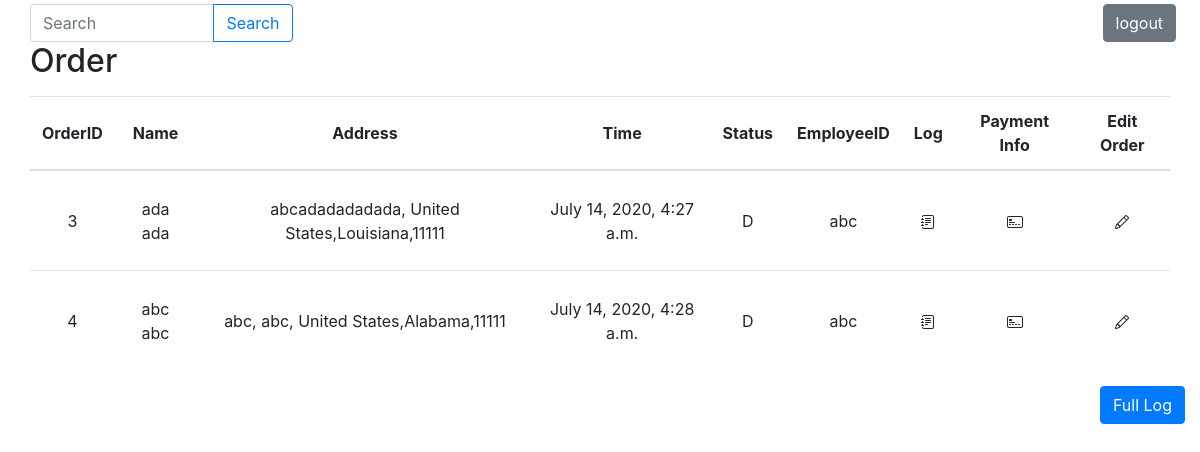
Screenshot of /adminDB/mainTable (signed in) with the database file from the repository.
### shopping/models.py (models this page shows, shortened)
class Order(models.Model):
  order_id = models.AutoField(primary_key = True)
  receiver_first = models.CharField(max_length = 50)
  receiver_last = models.CharField(max_length = 50)
  receiver_address = models.CharField(max_length = 100)
  receiver_addresstwo = models.CharField(max_length = 100,blank=True, null=True)
  receiver_country = models.CharField(max_length = 20)
  receiver_state = models.CharField(max_length = 20)
  receiver_zip = models.CharField(max_length = 5)
  product_list = models.TextField(null=True) # JSON-serialized (text)
  Time = models.DateTimeField(auto_now=True)
  status_choice = [
    ('P', 'Processing'),
    ('C', 'Completed'),
    ('D', 'Deleted')
  ]
  status = models.CharField(max_length=1,choices=status_choice,default='P')
  admin = models.CharField(max_length=10,blank=True, null=True)

### adminDB/views.py (the view)
# urls.py: path('mainTable', views.mainTable, name='mainTable'),
@login_required
def mainTable(request):
  orders = Order.objects.all()
  return render(request, 'mainTable.html', {'order': orders})

### adminDB/templates/mainTable.html (shortened to what this page needs)
{% extends "adminbase.html" %}
{% block content %}
<div class="container-fluid">
  <div class="row justify-content-start">
    <div class="col-3 ">
      <form action="{% url 'searchOrder' %}", method="POST">
        <div class="input-group">
          <input type="text" name="search_id" class="form-control" placeholder="Search">
          <div class="input-group-append">
            <button type="submit" class="btn btn-outline-primary"> Search </button>
          </div>
        </div>
      </form>
    </div>
    <div class="col-8"></div>
    <div class="col-1">
      <form action="{% url 'logout' %}", method="POST">
        <button type="submit" class="btn btn-secondary"> logout </button>
      </form>
    </div>
  </div>
</div>
<div class="container-fluid">
  <h2 class='mb-3'>Order</h2>
    <table id="dtBasicExample" class="table" width="100%">
      <thead>
        <tr>
          <th class="th-sm align-middle text-center">OrderID</th>
          <th class="th-sm align-middle text-center">Name</th>
          <th class="th-sm align-middle text-center">Address</th>
          <th class="th-sm align-middle text-center">Time</th>
          <th class="th-sm align-middle text-center">Status</th>
          <th class="th-sm align-middle text-center">EmployeeID</th>
          <th class="th-sm align-middle text-center">Log</th>
          <th class="th-sm align-middle text-center">Payment Info</th>
          <th class="th-sm align-middle text-center">Edit Order</th>
        </tr>
      </thead>
      <tbody>
        {% for record in order %}
        <tr height="100px">
          <td class="align-middle text-center">{{ record.order_id }}</td>
          <td class="align-middle text-center">{{ record.receiver_first }} {{ record.receiver_first }}</td>
          <td class="align-middle text-center">{{ record.receiver_address }},
            {% if record.receiver_addresstwo %}
            {{ record.receiver_addresstwo }},
            {% endif %}
            {{ record.receiver_country }},{{ record.receiver_state }},{{ record.receiver_zip }}</td>
          <td class="align-middle text-center">{{ record.Time }}</td>
          <td class="align-middle text-center">{{ record.status }}</td>
          <td class="align-middle text-center">{{ record.admin }}</td>
          <td class="align-middle align-middle text-center">
            <form id="LogDetail{{ record.order_id }}" action="{% url 'searchLog' %}" method="POST">{% csrf_token %}
              <svg width="1em" height="1em" viewBox="0 0 16 16" class="bi bi-journal-text" fill="currentColor" xmlns="http://www.w3.org/2000/svg">
                <a onclick="document.getElementById('LogDetail{{ record.order_id }}').submit(); ">
                <path d="M4 1h8a2 2 0 0 1 2 2v10a2 2 0 0 1-2 2H4a2 2 0 0 1-2-2h1a1 1 0 0 0 1 1h8a1 1 0 0 0 1-1V3a1 1 0 0 0-1-1H4a1 1 0 0 0-1 1H2a2 2 0 0 1 2-2z"/>
                <path d="M2 5v-.5a.5.5 0 0 1 1 0V5h.5a.5.5 0 0 1 0 1h-2a.5.5 0 0 1 0-1H2zm0 3v-.5a.5.5 0 0 1 1 0V8h.5a.5.5 0 0 1 0 1h-2a.5.5 0 0 1 0-1H2zm0 3v-.5a.5.5 0 0 1 1 0v.5h.5a.5.5 0 0 1 0 1h-2a.5.5 0 0 1 0-1H2z"/>
                <path fill-rule="evenodd" d="M5 10.5a.5.5 0 0 1 .5-.5h2a.5.5 0 0 1 0 1h-2a.5.5 0 0 1-.5-.5zm0-2a.5.5 0 0 1 .5-.5h5a.5.5 0 0 1 0 1h-5a.5.5 0 0 1-.5-.5zm0-2a.5.5 0 0 1 .5-.5h5a.5.5 0 0 1 0 1h-5a.5.5 0 0 1-.5-.5zm0-2a.5.5 0 0 1 .5-.5h5a.5.5 0 0 1 0 1h-5a.5.5 0 0 1-.5-.5z"/></a>
              </svg>
            </form>
          </td>
          <td class="align-middle align-middle text-center">
            <form id="PaymentInfo{{ record.order_id }}" action="PaymentInfo" method="POST">{% csrf_token %}
              <svg width="1em" height="1em" viewBox="0 0 16 16" class="bi bi-credit-card-2-front" fill="currentColor" xmlns="http://www.w3.org/2000/svg">
              <a onclick="document.getElementById('PaymentInfo{{ record.order_id }}').submit(); ">
              <path fill-rule="evenodd" d="M14 3H2a1 1 0 0 0-1 1v8a1 1 0 0 0 1 1h12a1 1 0 0 0 1-1V4a1 1 0 0 0-1-1zM2 2a2 2 0 0 0-2 2v8a2 2 0 0 0 2 2h12a2 2 0 0 0 2-2V4a2 2 0 0 0-2-2H2z"/>
              <path d="M2 5.5a.5.5 0 0 1 .5-.5h2a.5.5 0 0 1 .5.5v1a.5.5 0 0 1-.5.5h-2a.5.5 0 0 1-.5-.5v-1z"/>
              <path fill-rule="evenodd" d="M2 8.5a.5.5 0 0 1 .5-.5h5a.5.5 0 0 1 0 1h-5a.5.5 0 0 1-.5-.5zm0 2a.5.5 0 0 1 .5-.5h1a.5.5 0 0 1 0 1h-1a.5.5 0 0 1-.5-.5zm3 0a.5.5 0 0 1 .5-.5h1a.5.5 0 0 1 0 1h-1a.5.5 0 0 1-.5-.5zm3 0a.5.5 0 0 1 .5-.5h1a.5.5 0 0 1 0 1h-1a.5.5 0 0 1-.5-.5zm3 0a.5.5 0 0 1 .5-.5h1a.5.5 0 0 1 0 1h-1a.5.5 0 0 1-.5-.5z"/></a>
              </svg>
            </form>
          </td>
          <td class="align-middle align-middle text-center">
            <form id="OrderEdit{{ record.order_id }}" action="OrderEdit" method="POST">{% csrf_token %}
              <svg width="1em" height="1em" viewBox="0 0 16 16" class="bi bi-pencil" fill="currentColor" xmlns="http://www.w3.org/2000/svg">
              <a onclick="document.getElementById('OrderEdit{{ record.order_id }}').submit(); ">
              <path fill-rule="evenodd" d="M11.293 1.293a1 1 0 0 1 1.414 0l2 2a1 1 0 0 1 0 1.414l-9 9a1 1 0 0 1-.39.242l-3 1a1 1 0 0 1-1.266-1.265l1-3a1 1 0 0 1 .242-.391l9-9zM12 2l2 2-9 9-3 1 1-3 9-9z"/>
              <path fill-rule="evenodd" d="M12.146 6.354l-2.5-2.5.708-.708 2.5 2.5-.707.708zM3 10v.5a.5.5 0 0 0 .5.5H4v.5a.5.5 0 0 0 .5.5H5v.5a.5.5 0 0 0 .5.5H6v-1.5a.5.5 0 0 0-.5-.5H5v-.5a.5.5 0 0 0-.5-.5H3z"/></a>
              </svg>
            </form>
          </td>
        </tr>
        {% endfor %}
      </tbody>
    </table>
  <div class="row justify-content-end">
    <div class="col-15">
      <form action="{% url 'Log' %}" method="POST">
        <button type="submit" class="btn btn-primary">Full Log</button>
      </form>
    </div>
  </div>
</div>
{% endblock content %}

### rows the page displays
Order: order_id "3", receiver_first "ada", receiver_address "abcadadadadada", receiver_country "United States", receiver_state "Louisiana", receiver_zip "11111", Time "July 14, 2020, 4:27 a.m.", status "D", admin "abc"
Order: order_id "4", receiver_first "abc", receiver_address "abc", receiver_addresstwo "abc", receiver_country "United States", receiver_state "Alabama", receiver_zip "11111", Time "July 14, 2020, 4:28 a.m.", status "D", admin "abc"
